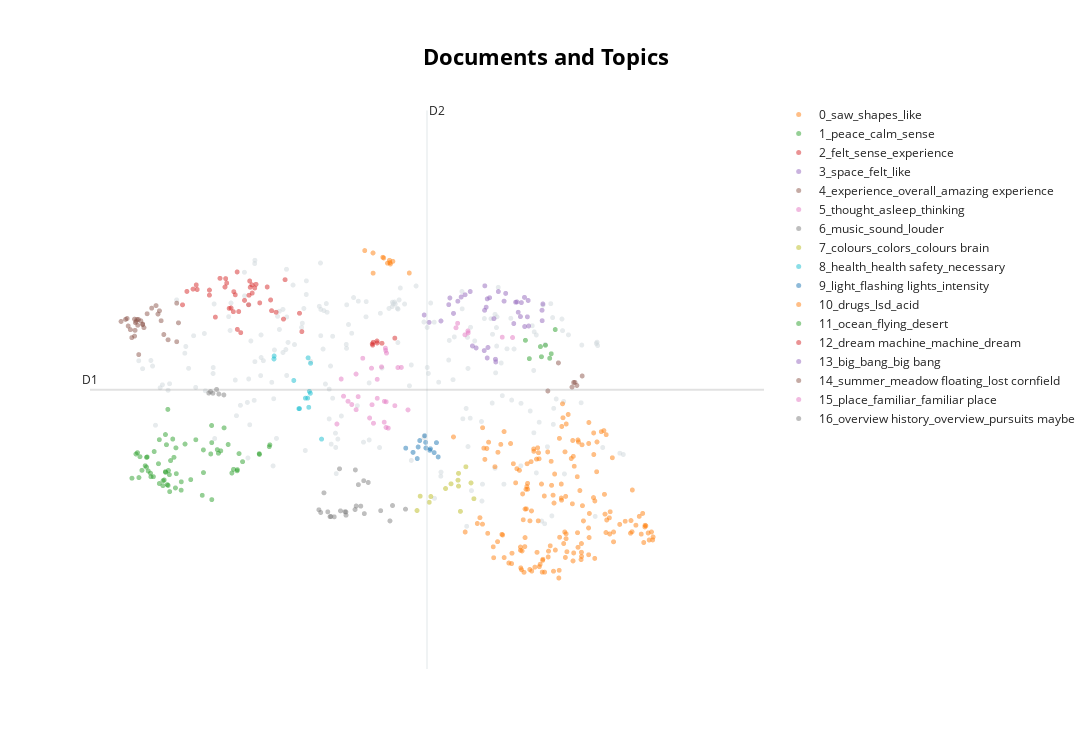

Notebook source saved alongside this figure:
### Code cell
topic_model.visualize_documents(docs, 
                                reduced_embeddings=reduced_embeddings,
                                hide_annotations=True, 
                                hide_document_hover=False, 
                                custom_labels=True)

### Figure 1 — Plotly figure (JSON) as saved in the notebook; plotly's stock layout.template omitted (floating-point values rounded to 4 significant figures; data arrays with more than 128 entries replaced by an {"elided": "..."} marker saying what was removed)
{"data": [{"hoverinfo": "text", "hovertext": {"elided": "203 str values"}, "marker": {"color": "#CFD8DC", "opacity": 0.5, "size": 5}, "mode": "markers+text", "name": "other", "showlegend": false, "type": "scattergl", "x": {"elided": "203 float values"}, "y": {"elided": "203 float values"}}, {"hoverinfo": "text", "hovertext": {"elided": "164 str values"}, "marker": {"opacity": 0.5, "size": 5}, "mode": "markers+text", "name": "0_saw_shapes_like", "text": {"elided": "164 str values"}, "textfont": {"size": 12}, "type": "scattergl", "x": {"elided": "164 float values"}, "y": {"elided": "164 float values"}}, {"hoverinfo": "text", "hovertext": ["Motivation, progress and purpose.", "A bubbling of freedom.", "Chaos and stillness.", "Nostalgia and peace.", "The sensory is overwhelming and powerful.", "Calm and serene and not frightening.", "Intense connection with my body and surroundings.", "Deep relaxation and a sense of hope.", "A great sense of calm and belonging.", "A peaceful experience.", "Happiness,\nJoy,\nAdventure.", "A journey into the unknown.", "Pleasure & intrigue.", "An interesting one.", "If you're from the University of Sussex, you need to stand up for reality, not believe in souls, gendered or otherwise.", "Peace\nSunlight\nTrue", "A calm, peaceful state.", "Peace, tranquility, joy, stimulation, arousal.", "A beautiful quest to oblivion", "Treasure Chests (2 Opening, 1 Closed/Locked)\n3.", "Utter peace and happiness.", "Memories, meditation, swimming, weightlessness, space.", "A safe, healthy, groovy drug-free trip.", "A Welsh blanket.", "A sense of calm.", "Peace and contentment.", "Calm serenity, flashback emotions.", "Curiosity; want to control but unable; intense when orange.", "A feeling of peace and tranquility.", "Relaxation, calm, and curiosity.", "Strong desire to turn the intensity up and explore more.", "And a sense of really being inside my head.", "Relaxing and reflective; worries stopped, put in proportion.", "Life, death, and rebirth.", "An intensity of connection, vastness, spaciousness, loving awareness.", "A complete journey.", "A lot of memories.", "A feeling of being in a cocoon, in the womb.", "Diolch yn fawr.", "Overarching truth and love.", "Submission\nFun\nMild euphoric moments.", "A euphoric and healing experience.", "A zen experience", "Joy and relaxation", "Sometimes wrestling between the two.", "Great sense of adventure and well-being; I was the traveler and welcome on their peaceful world.", "Sense of comfort.", "Deep memories and emotive reflections.", "Calm and safe.", "Seeing and hearing my deceased relatives.", "An amazing sense of harmony, balance, and oneness; visually, a moving mandala.", "A really pleasant and relaxing sensation.", "An incredible sensory experience with a huge feeling of calm and peace.", "Life after retirement.", "Past memories and people not really in my life anymore.", "Amazing sense of peace and positivity.", "Tess is very calming.", "Technology and humans.", "Being: immersed; calm; and thrilled.", "Optimism and escapism.", "Connection to an inner peace.", "The cycle of death and rebirth as envisaged in eighties D&D.", "An emotional and somatic understanding that control has no place here.", "Peacefulness and guidance."], "marker": {"opacity": 0.5, "size": 5}, "mode": "markers+text", "name": "1_peace_calm_sense", "text": ["", "", "", "", "", "", "", "", "", "", "", "", "", "", "", "", "", "", "", "", "", "", "", "", "", "", "", "", "", "", "", "", "", "", "", "", "", "", "", "", "", "", "", "", "", "", "", "", "", "", "", "", "", "", "", "", "", "", "", "", "", "", "", ""], "textfont": {"size": 12}, "type": "scattergl", "x": [3.0, 2.744, 2.822, 2.843, 3.48, 2.491, 3.525, 2.88, 2.659, 2.61, 2.934, 3.403, 2.855, 2.849, 3.687, 2.87, 2.595, 2.808, 3.33, 3.342, 2.558, 3.647, 2.654, 3.626, 2.609, 2.754, 2.617, 3.341, 2.629, 2.824, 3.34, 3.443, 2.696, 3.567, 2.944, 3.248, 3.876, 3.163, 3.586, 2.851, 2.822, 2.904, 2.917, 2.866, 2.753, 2.446, 2.687, 3.874, 2.536, 3.993, 3.106, 3.042, 2.833, 3.248, 3.987, 2.524, 2.508, 3.235, 2.939, 2.998, 2.796, 3.629, 3.417, 2.794], "y": [10.87, 11.15, 11.03, 10.83, 11.71, 11.3, 11.45, 11.2, 10.95, 11.25, 10.78, 11.37, 11.05, 11.99, 11.19, 10.72, 11.12, 10.9, 11.31, 10.6, 11.05, 11.31, 11.01, 11.04, 11.1, 10.85, 11.26, 11.48, 11.04, 11.02, 11.75, 11.35, 11.34, 11.01, 11.0, 11.37, 11.3, 11.52, 11.07, 10.82, 11.61, 11.54, 11.25, 10.98, 11.53, 10.93, 10.95, 11.31, 11.26, 11.45, 10.91, 11.46, 11.45, 11.02, 11.42, 10.94, 11.32, 10.67, 11.4, 10.74, 10.89, 11.06, 11.32, 10.81]}, {"hoverinfo": "text", "hovertext": ["It felt close to a religious experience, and profoundly moving and elating.", "I found the experience very moving and emotional.", "I felt a deep connection with humankind and an overwhelming sense of peace.", "It was very emotional.", "I felt relaxed, safe, and excited at the start of the experience.", "It was quite satisfying.", "I wonder if it didn't work because I was too tall for the chair.", "I felt we were journeying together.", "I felt very peaceful, euphoric, with a sense of wonder and awe.", "I feel amazed as I saw a friend from the past who was free by a field on a green hill, which made me weep with joy, and I saw the poverty of my forebears and loved and thanked them.", "As the experience intensified, I felt euphoric and emotional.", "Throughout I felt calm but exalted.", "I felt very relaxed and comfortable.", "Immense comfort, even when much of the experience was frantic.", "Rather than a negative experience, I felt relief and comforted by it.", "I felt an overwhelming sense of euphoria and love for everyone in the room.", "It was comforting, and while I felt small and insignificant, I also felt free and powerful.", "I find myself feeling peaceful and present, like back then.", "It was profound.", "I remembered some difficult experiences during, but afterwards I felt euphoric.", "Definitely easy to be in the moment.", "I was emotionally moved.", "It made me feel positive and as though something is guiding me.", "No difference between me and what was happening.", "I felt elated and completely peaceful and found myself smiling broadly at these moments.", "I was scared at first but calmed down after a while.", "I didn't feel in control and wondered how this would be positive.", "I felt hopeful.", "It was very relaxing, and when I fully opened my eyes I felt refreshed and new.", "The experience felt almost transformative.", "I was on a journey; I was relaxed and not a bit worried, as if I knew I would be safe.", "It transported me into memories, having a deeper connection than ever before.", "I felt a profound sense of relaxation I have never experienced.", "I worried it might give me a headache, but it didn't.", "First there was resistance; once this was gone, there was bliss.", "It's the most comfort I've ever felt, and it was magical.", "In the end, I felt at home, a deep sense of warm, loving embrace, like being in mother's womb.", "It felt like coming home.", "I left feeling profoundly moved and very tearful."], "marker": {"opacity": 0.5, "size": 5}, "mode": "markers+text", "name": "2_felt_sense_experience", "text": ["", "", "", "", "", "", "", "", "", "", "", "", "", "", "", "", "", "", "", "", "", "", "", "", "", "", "", "", "", "", "", "", "", "", "", "", "", "", ""], "textfont": {"size": 12}, "type": "scattergl", "x": [3.537, 3.382, 3.838, 3.667, 3.063, 3.497, 4.013, 4.164, 3.795, 3.773, 3.824, 3.589, 3.178, 3.014, 3.709, 3.964, 3.767, 3.49, 3.629, 3.754, 3.167, 3.644, 3.88, 4.352, 3.434, 4.146, 4.063, 3.792, 3.315, 3.558, 3.132, 4.002, 3.605, 4.326, 3.759, 3.316, 3.626, 3.509, 3.584], "y": [13.56, 13.42, 13.93, 13.18, 13.82, 14.02, 13.52, 14.0, 13.79, 13.88, 13.87, 13.82, 13.85, 13.61, 13.68, 13.89, 13.98, 13.89, 13.23, 13.61, 13.92, 13.51, 13.64, 13.2, 14.02, 13.39, 13.5, 13.92, 13.76, 13.56, 13.86, 13.69, 13.77, 13.48, 13.76, 13.84, 14.12, 13.95, 13.51]}, {"hoverinfo": "text", "hovertext": ["It felt like Vasarely was flying my brain through space into the warm sunset.", "My arms were weightless, and parts of my body felt distant or unrecognisable.", "So I dropped into the body to feel more.", "Me in a spaceship travelling so fast I felt I was leaving my body behind.", "A portal moving towards me, away from me, through me, fractaling into everything.", "Towards the end, I felt like I was slowly floating upwards.", "I felt as if I were in outer space or as if I was experiencing a transition after death.", "Felt out of my body—in fact, off planet Earth—like I took a trip into space", "I was hurtling through space and time at a speed I couldn't determine.", "My body felt heavy with a sense of sinking down, but at the same time I was flying forward.", "I often felt connected to space, as in floating weightless, surrounded by millions of stars.", "I was in another world.", "The take-off was intense and scary, but at the end I was floating peacefully in orbit with the glow of the Earth below me.", "Felt my body was being lifted and travelling through the universe.", "Like I was being dragged along a space portal or tunnel at a very high speed.", "I felt like people, things, surroundings were closing in on me from all sides and it made me jump and grab my chest.", "I very suddenly felt like I had been shot into the air, travelling up through time and space.", "It was like I was travelling between dimensions.", "Felt being pulled through a vortex of time, waiting to awake in a different dimension!", "I felt incredibly small, and had the weight of existence over me like a heavy blanket.", "Entry into another universe", "As if taken through alternate realities by an unintelligible but considerate guide!", "Or traveling at great speed through time.", "Felt like I was on that boat in Charlie and the Chocolate Factory.", "At one point, the sky immersed me like I was skydiving again.", "Then I began to float through a tunnel filled with bright red and blue light into outer space or some other dimension.", "It was like flying and crashing through different dimensions.", "It was as if I was moving through a portal through time and space.", "Sometimes it felt and looked like wormholes.", "Like I was particles or a star emitting light into space.", "Then I was spinning through the universe.", "At one point I felt like I was flying.", "I felt in clouds, holding my breath."], "marker": {"opacity": 0.5, "size": 5}, "mode": "markers+text", "name": "3_space_felt_like", "text": ["", "", "", "", "", "", "", "", "", "", "", "", "", "", "", "", "", "", "", "", "", "", "", "", "", "", "", "", "", "", "", "", ""], "textfont": {"size": 12}, "type": "scattergl", "x": [6.458, 5.779, 6.0, 6.765, 6.729, 6.183, 6.053, 6.013, 6.815, 6.139, 6.507, 6.882, 7.048, 6.402, 6.891, 5.912, 6.621, 6.639, 6.42, 5.725, 6.804, 6.849, 7.046, 6.405, 6.432, 6.852, 6.557, 6.75, 7.056, 6.896, 6.779, 6.241, 6.102], "y": [13.72, 13.34, 13.62, 13.66, 13.32, 13.77, 13.48, 13.72, 13.65, 13.73, 13.4, 13.43, 13.37, 13.53, 13.68, 13.36, 13.67, 13.79, 13.58, 13.46, 13.43, 13.73, 13.53, 13.91, 13.71, 13.28, 13.82, 13.65, 13.63, 13.29, 13.5, 13.82, 13.67]}, {"hoverinfo": "text", "hovertext": ["This is my second time.", "Lovely experience overall.", "I came and experienced the experience you set up.", "Amazing experience though.", "It was a beautiful experience.", "The first one was better because I felt relaxed and I got ideas.", "Awesome experience and not what I expected.", "Very interesting experience.", "It was a wonderful experience I wasn't expecting.", "Still a really cool experience!", "I wish I could do it again.", "Overall an enjoyable and relaxing experience.", "It is an unique experience I won't forget.", "It was 100% more immersive than I anticipated.", "A perfectly cromulent experience", "Was an interesting experience, and afterward I felt relaxed.", "Very ecstatic experience that I wished would never end.", "Lots of uncertainty, but it went okay.", "Thanks for the experience.", "Not as good as doing loads of ket but still decent.", "This is my 7th visit.", "I am beyond words...", "Awesome experience, so much more than I expected.", "Thank you for creating it.", "Overall, it was an amazing experience.", "I want to do it again!", "I've visited three times and had a different experience.", "I am amazed; never experienced something equal.", "Lovely experience overall.", "This is a truly amazing experience."], "marker": {"opacity": 0.5, "size": 5}, "mode": "markers+text", "name": "4_experience_overall_amazing experience", "text": ["", "", "", "", "", "", "", "", "", "", "", "", "", "", "", "", "", "", "", "", "", "", "", "", "", "", "", "", "", ""], "textfont": {"size": 12}, "type": "scattergl", "x": [2.567, 2.494, 2.404, 2.324, 2.546, 2.949, 2.485, 2.476, 2.503, 2.375, 2.948, 2.668, 2.581, 2.804, 2.445, 2.755, 2.566, 2.716, 2.428, 2.738, 2.519, 2.968, 2.511, 2.522, 2.617, 2.852, 2.391, 2.774, 2.476, 2.481], "y": [13.32, 13.36, 13.29, 13.36, 13.37, 13.64, 13.34, 13.13, 13.39, 13.39, 13.04, 13.56, 13.26, 13.15, 13.11, 13.52, 13.31, 13.6, 13.23, 13.47, 13.39, 13.33, 13.3, 12.84, 13.47, 13.07, 13.4, 13.37, 13.39, 13.22]}, {"hoverinfo": "text", "hovertext": ["And then my mind checked out and my subconscious took over and started talking.", "I spent a lot of time thinking about the way I experience the world sensorily and whether it is 'normal' compared to other people.", "But then I found I could shut it out if I wanted and was able to relax—almost falling asleep at times.", "I realised any interaction had been quite short as my consciousness had drifted into the early stages in which the sandman cometh, where my brain's alpha waves quickly displaced the externally generated momentary visions with the garbled, messy, free association of non-sensical stories that act as the scent kindling of dreams.", "I was aware when I started to follow my train of thought I was maybe going deeper into myself and I didn't see as much of the imagery as when I was concentrating on the colours and the shapes.", "I did not have profound thoughts during the experience but rather almost fell asleep in a dreamlike way.", "I didn't know whether I was asleep or awake.", "Thought about how I was feeling and that there were people around me and how it made me feel vulnerable.", "My eyes wouldn't stop watering, so that kept my mind occupied.", "I thought throughout I was visualising my own body, specifically my head.", "I found my thoughts developing into stories and images while my eyes were closed.", "I am also dyslexic, and it was interesting to experience as a neurodivergent-brained person.", "I had short dreams.", "My mind sometimes was very active and overthinking, but I actually have no memory of what.", "I also felt sleep for a bit and I was thinking of my partner, who I could visualize.", "Also same with unsuccessfully trying to fall asleep during an insomnia period.", "Thought of how amazing my mind is to make up all those colors, shapes, and images.", "Thought about God.", "I think when it became overwhelming my brain would cut to normal thoughts, e.g., like what I need to buy from the shop for dinner.", "I found myself lost in thought near the end, and stopped being aware of visual experience and just thought about stuff.", "But then I just dozed off.", "Felt like dreaming; I did dream a little.", "If I do, I will try and meditate beforehand as I still had racing thoughts interrupting me.", "I was put in a dreamlike, semiconscious state, the sensation when you are not quite asleep, coming into wakefulness, and dreaming of real things, conversations.", "I was very conscious of my mind thinking about stopping thinking; in the end, that was funny.", "I kept thinking about a game of football I played on Tuesday and how I was hyper-aware of my eyes, if they had something in them or something that might pull me away from the experience.", "Dreaming while awake—flashes of random places I have been.", "As the lights started and gradually built, I moved between states of mindfulness and being distracted by everyday thoughts."], "marker": {"opacity": 0.5, "size": 5}, "mode": "markers+text", "name": "5_thought_asleep_thinking", "text": ["", "", "", "", "", "", "", "", "", "", "", "", "", "", "", "", "", "", "", "", "", "", "", "", "", "", "", ""], "textfont": {"size": 12}, "type": "scattergl", "x": [5.197, 5.155, 4.984, 5.246, 5.297, 5.035, 5.293, 4.82, 4.961, 5.543, 5.198, 4.745, 5.468, 5.298, 5.133, 4.794, 5.322, 4.912, 5.139, 5.112, 4.96, 5.302, 4.87, 5.289, 5.278, 5.395, 5.43, 5.276], "y": [12.46, 11.78, 12.19, 12.65, 11.72, 12.79, 12.91, 12.2, 11.99, 11.99, 12.17, 11.77, 12.64, 12.11, 12.63, 12.46, 11.7, 12.07, 12.07, 11.86, 12.54, 12.87, 12.12, 12.94, 12.12, 12.05, 12.64, 11.8]}, {"hoverinfo": "text", "hovertext": ["Like this—music is a very visual thing.", "The best bit was taking in the feelings of the music and gliding with it and morphing those visions according to how you feel about the music.", "It was like having your eyes open throughout and yet totally enveloped in the sound.", "Relaxing and patterned music", "I tended to shift between focusing on the sound or the colors.", "I couldn't help thinking what would happen with a drum beat, maybe allow some non-euro music in, much as I love John Hopkins.", "I also felt like I wanted the experience to be more intense—much louder music, and the most intense part of the lighting pattern repeated for longer.", "The music seemed to build to a crescendo near the end of the session and then move into a slower, calming sequence.", "I really enjoyed the music; it was very Zen.", "I had a memory from my childhood of spending lots of time staring at the Windows Media Player audio visualizer while listening to songs I liked and how that seemed amazing at the time.", "The music especially was on par with how one perceives sound during an actual trip.", "I became the music and the music became me, and we were floating and flying in a multidimensional kaleidoscope of the most beautiful geometry, symmetry, and colour.", "I heard various music patterns, different speeds and high and low notes.", "Aware of the music throughout and changing rhythms and tones.", "A kaleidoscopic 'Be Our Guest' from Beauty & The Beast experience.", "I couldn't be totally immersed because I suffer from tinnitus and no matter what, it's always a distraction.", "Flashing patterns and music distracted from linear or rational thinking, so I just sat back and enjoyed the sensory pleasure of colours and music.", "The louder the music, the better.", "The music is calming and surreal.", "Helpful and positive ambient sounds.", "Sound created the visuals and created a pattern of energy movement across my body.", "Stimulation and relaxation within the music and light.", "I saw the most colourful mandalas keeping pace with the beats in perfect synchronicity.", "And then, oddly, Robbie Williams!"], "marker": {"opacity": 0.5, "size": 5}, "mode": "markers+text", "name": "6_music_sound_louder", "text": ["", "", "", "", "", "", "", "", "", "", "", "", "", "", "", "", "", "", "", "", "", "", "", ""], "textfont": {"size": 12}, "type": "scattergl", "x": [4.949, 4.962, 5.097, 4.669, 4.952, 5.053, 4.6, 4.786, 4.716, 5.013, 4.836, 5.369, 4.848, 4.846, 5.515, 4.775, 4.986, 4.643, 4.678, 4.564, 5.046, 4.543, 5.34, 5.236], "y": [10.45, 10.5, 10.86, 10.33, 11.06, 10.38, 10.7, 10.42, 10.33, 10.5, 10.41, 10.51, 10.36, 10.41, 10.45, 11.08, 10.83, 10.41, 10.34, 10.4, 10.89, 10.44, 10.27, 10.43]}, {"hoverinfo": "text", "hovertext": ["Whole spectrum of colors and shapes, some colors never seen before, all of them moving in many directions, piercing through my body and mind.", "Good and bad stories were immaterial, just experiences; then out of the eye into a wider space of colours and reverberating patterns, and there were many eyes with many perceptions born of many lifetimes within them... all these eyes were within the flow of colours.", "Visions of true petals, flowers, the sun; a connection between these things and myself.", "A direct experience of our infinite creativity.", "I had many different visuals or experiences.", "Some physical discomfort; amazing patterns; intense colours; yearning; desire to see more; questions.", "A totally immersive experience; it felt like I was inside my very own kaleidoscope.", "It was infinitely varied and beautiful.", "My brain being an Oscar-worthy director.", "The vast colours my brain generated were as impressive as an art gallery.", "Colors, patterns, and a sense of awe that my brain and light were creating such powerful hallucinations.", "The experience felt like a new form of art in which the individual is the host of their own unique experience.", "Lots of visuals, but towards the end, people I love and ancestors, some I did not previously know; these were then apparent to be within an eye."], "marker": {"opacity": 0.5, "size": 5}, "mode": "markers+text", "name": "7_colours_colors_colours brain", "text": ["", "", "", "", "", "", "", "", "", "", "", "", ""], "textfont": {"size": 12}, "type": "scattergl", "x": [6.249, 6.131, 6.025, 5.781, 6.192, 6.11, 5.964, 5.644, 5.799, 6.282, 6.104, 5.68, 6.11], "y": [10.86, 10.42, 10.84, 10.56, 11.11, 10.81, 10.77, 10.43, 10.65, 10.61, 10.9, 10.65, 11.0]}, {"hoverinfo": "text", "hovertext": ["I thought the fluffy speech and overwritten health and safety aspect broke any sense of adventure or departure; was it really necessary?", "Sometimes it felt overwhelming.", "I thought the fluffy speech and overwritten health and safety aspect broke any sense of adventure or departure; was it really necessary?", "I realized I had to give myself (entregarme) to the experience if I wanted to feel it.", "It was exhausting in a similar way, though.", "In some sense it was tiring.", "I at times felt a concern that the experience would end too soon.", "I wanted to engage more; it annoyed me when it started and stopped as my brain was developing themes.", "Struggled to let go.", "The way it was delivered was too fast and too long; it wasn't with my rhythm.", "The visuals were pretty fun though.", "It enhanced the patterns and made it feel like a journey.", "It was difficult to hold both equally present."], "marker": {"opacity": 0.5, "size": 5}, "mode": "markers+text", "name": "8_health_health safety_necessary", "text": ["", "", "", "", "", "", "", "", "", "", "", "", ""], "textfont": {"size": 12}, "type": "scattergl", "x": [4.326, 4.423, 4.319, 4.039, 4.448, 4.392, 4.262, 4.43, 4.042, 4.436, 4.417, 4.573, 4.45], "y": [12.01, 12.79, 12.01, 12.78, 12.24, 12.17, 12.44, 12.03, 12.82, 12.27, 12.17, 11.53, 12.71]}, {"hoverinfo": "text", "hovertext": ["I could feel some sort of physical effect/stress or pressure on the front of my brain, on my face, that almost felt as if it was taking a hit from each pulse of light.", "I would have liked a slight diffusion on the light or something to keep my eyes shut; the intensity was demanding me to open my eyes.", "I found the flashing lights a little intense, but the eye mask worked well for me during those times.", "I experienced different states depending on the lighting—darkness and constant light made me feel relaxed, but the first two levels of strobing made me feel partly overwhelmed and anxious.", "I felt both relaxed but also stimulated; the brightness and frequency of the flickering felt like I was being attacked, yet I never felt scared or weak.", "The moments without the flashing lights were blissful.", "I found the eye mask uncomfortable on my forehead, so I took it off.", "Bright light was a bit hurting, but the overall experience was amazing.", "Changes in intensity of the experience when I focused compared to when the light was across my whole peripheral vision.", "Personally, it was hard for me to find peace with the intensity of the bright light.", "I would prefer to use my hands to shield from the light.", "The visual experience felt a bit flat, so focused on being in my eyes and head; too much.", "I felt sleepy and a bit anxious at times due to the speed of the flashing lights."], "marker": {"opacity": 0.5, "size": 5}, "mode": "markers+text", "name": "9_light_flashing lights_intensity", "text": ["", "", "", "", "", "", "", "", "", "", "", "", ""], "textfont": {"size": 12}, "type": "scattergl", "x": [5.862, 5.794, 5.787, 5.675, 5.731, 5.6, 5.836, 5.647, 5.882, 5.657, 5.744, 5.518, 5.741], "y": [11.48, 11.39, 11.36, 11.51, 11.59, 11.33, 11.33, 11.23, 11.26, 11.41, 11.4, 11.4, 11.48]}, {"hoverinfo": "text", "hovertext": ["Absolutely tripped away.", "That was like acid", "Having taken hallucinogens in the past, it lacked a narrative and an emotional connection comparatively—the scientific nature of the presentation perhaps cutting one off from an emotional and spiritual potential, although this is probably highly subjective.", "Was like taking hallucinogenic drugs when I was younger.", "Like I was on an LSD trip, an out-of-body sensation when I am on drugs.", "This is exactly how I remember being on LSD, without the scary parts.", "Closest sober experience (and to be honest, better) than psychedelics.", "Like being on acid or DMT but safer!!", "I participated in a psychedelic trial of DMT 7 months ago and this experience took me back to that.", "Having had many psychedelic experiences over many years, it was tame.", "The closest thing I'll ever experience to being on drugs."], "marker": {"opacity": 0.5, "size": 5}, "mode": "markers+text", "name": "10_drugs_lsd_acid", "text": ["", "", "", "", "", "", "", "", "", "", ""], "textfont": {"size": 12}, "type": "scattergl", "x": [5.152, 5.339, 5.151, 5.346, 5.557, 5.373, 5.26, 5.335, 5.271, 5.058, 5.313], "y": [14.1, 14.27, 14.42, 14.25, 14.1, 14.29, 14.35, 14.3, 14.34, 14.45, 14.26]}, {"hoverinfo": "text", "hovertext": ["Also, at the end, the depths of the ocean.", "I was in a desert and there were figures moving across the dunes; then I was underwater among the whales.", "I was riding a ray of some sort flying over a barren Icelandic desert.", "I was on a rollercoaster into the sun.", "A bird flying out of the Earth's atmosphere and into space.", "One was the ocean; another, a house in grass fields near cliffs next to the ocean; another, I was approaching Heaven; and one of the last ones was at Walworth Road.", "Falling and then being lifted through tunnels, I felt I was ascending to the warmth of the sun, and then I saw the waters moving on the face of the earth, covering all, into deepness and outside of time.", "I flew over cities and deserts; at one point I was flying close to the ground with a herd of elephants."], "marker": {"opacity": 0.5, "size": 5}, "mode": "markers+text", "name": "11_ocean_flying_desert", "text": ["", "", "", "", "", "", "", ""], "textfont": {"size": 12}, "type": "scattergl", "x": [7.028, 7.04, 7.133, 7.085, 7.195, 6.904, 6.86, 7.15], "y": [12.97, 12.81, 12.79, 12.99, 13.23, 12.78, 13.06, 12.86]}, {"hoverinfo": "text", "hovertext": ["I will return in my own time without the help of the dream machine.", "Overall, I enjoyed the Dream Machine; I can still feel stillness and some feeling of bliss.", "It was a bit too cold for me in the Dreammachine, especially as we were not moving.", "A wild experience; I could have stayed in the dreamachine all day.", "The Dream Machine has put me in quite a strange but amazing mood, and I want to catch that while it's still there.", "Dream Machine is an unforgettable, magical, and life-affirming experience.", "It is quite echoey in the Dreammachine, and I could hear someone snoring, and when staff were opening & shutting the door near the beginning and end."], "marker": {"opacity": 0.5, "size": 5}, "mode": "markers+text", "name": "12_dream machine_machine_dream", "text": ["", "", "", "", "", "", ""], "textfont": {"size": 12}, "type": "scattergl", "x": [5.395, 5.153, 5.195, 5.147, 5.141, 5.197, 5.251], "y": [13.1, 13.03, 13.05, 12.99, 13.01, 13.02, 13.02]}, {"hoverinfo": "text", "hovertext": ["I felt as though I was experiencing the formation of the solar system and the Earth...a place of warmth and light arising out of dust and spinning chaos, suspended in an infinite void.", "I felt that God's light shone upon me and that I was going back to the beginning of the universe, the Big Bang, and seeing creatures in microcosm—at a cellular level—as well as planets and stars.", "I was moved by a wild tide of atomic energy, converging around all of us.", "I felt like I experienced the Big Bang and everything since.", "I also felt like seeing the origin of our galaxy and trying to understand the meaning of life.", "I thought of the universe; it felt like I was moving, moving to the centre, drawn in.", "I dreamt myself as a harbinger of the new planet, shaping the world with life and equity."], "marker": {"opacity": 0.5, "size": 5}, "mode": "markers+text", "name": "13_big_bang_big bang", "text": ["", "", "", "", "", "", ""], "textfont": {"size": 12}, "type": "scattergl", "x": [6.439, 6.524, 6.398, 6.266, 6.528, 6.307, 6.431], "y": [12.95, 12.77, 12.9, 12.98, 12.73, 12.95, 12.79]}, {"hoverinfo": "text", "hovertext": ["Falling snow, peaceful, lost in a cornfield, staring through a tunnel, scared.", "A wheat field.", "A girl in summer.", "A summer meadow.", "A vast desert of dunes.", "A sun covered in creamy milk.", "Floating in the air and travelling in the universe; flowers blooming."], "marker": {"opacity": 0.5, "size": 5}, "mode": "markers+text", "name": "14_summer_meadow floating_lost cornfield", "text": ["", "", "", "", "", "", ""], "textfont": {"size": 12}, "type": "scattergl", "x": [7.111, 7.383, 7.415, 7.401, 7.437, 7.497, 7.23], "y": [12.28, 12.34, 12.41, 12.41, 12.37, 12.51, 12.71]}, {"hoverinfo": "text", "hovertext": ["I saw a map of London, I walked through New York, I was floating in space like a star or angel and floating through my past memories, forgiving myself for having ever felt sad or numb.", "I felt a confusing sense of place, a familiar place, like my grandmother's basement, or a train station, but I couldn't place it.", "I then felt like I was in my old house (shared with an ex) and walking on my daily commute towards my old front door.", "I knew where I was, but felt this strong pull to this other familiar place just beyond my remembering.", "I could walk around the room and almost reach out; it felt like I was there in my memory looking back at the places.", "I felt like I was in my parents' house but couldn't figure out which room.", "I imagine I would go on a similar journey when I transition to the other realms."], "marker": {"opacity": 0.5, "size": 5}, "mode": "markers+text", "name": "15_place_familiar_familiar place", "text": ["", "", "", "", "", "", ""], "textfont": {"size": 12}, "type": "scattergl", "x": [6.6, 6.215, 6.1, 6.218, 6.182, 6.081, 6.716], "y": [13.11, 13.21, 13.33, 13.18, 13.15, 13.26, 13.11]}, {"hoverinfo": "text", "hovertext": ["I would rather engage the body and work on the somatic aspect of it.", "The meditative part was nice; perhaps take the intro time up with a brief overview of the history of these pursuits, maybe a bit of science and lose the faux hand-holding.", "This would be a great therapy to teach mindfulness and train people to still their thoughts.", "Breathing exercise:\nIt would help if the staff could show us how to do it so we could copy them.", "The meditative part was nice; perhaps take the intro time up with a brief overview of the history of these pursuits, maybe a bit of science and lose the faux hand-holding.", "It might be an idea to have a box of tissues in the reflection room."], "marker": {"opacity": 0.5, "size": 5}, "mode": "markers+text", "name": "16_overview history_overview_pursuits maybe", "text": ["", "", "", "", "", ""], "textfont": {"size": 12}, "type": "scattergl", "x": [3.354, 3.308, 3.396, 3.421, 3.328, 3.477], "y": [12.24, 12.25, 12.3, 12.23, 12.27, 12.22]}], "layout": {"annotations": [{"showarrow": false, "text": "D1", "x": 1.976, "y": 12.3, "yshift": 10}, {"showarrow": false, "text": "D2", "x": 5.756, "xshift": 10, "y": 16.62}], "height": 750, "shapes": [{"line": {"color": "#CFD8DC", "width": 2}, "type": "line", "x0": 5.756, "x1": 5.756, "y0": 7.977, "y1": 16.62}, {"line": {"color": "#9E9E9E", "width": 2}, "type": "line", "x0": 1.976, "x1": 9.536, "y0": 12.3, "y1": 12.3}], "title": {"font": {"color": "Black", "size": 22}, "text": "<b>Documents and Topics</b>", "x": 0.5, "xanchor": "center", "yanchor": "top"}, "width": 1200, "xaxis": {"visible": false}, "yaxis": {"visible": false}}}
